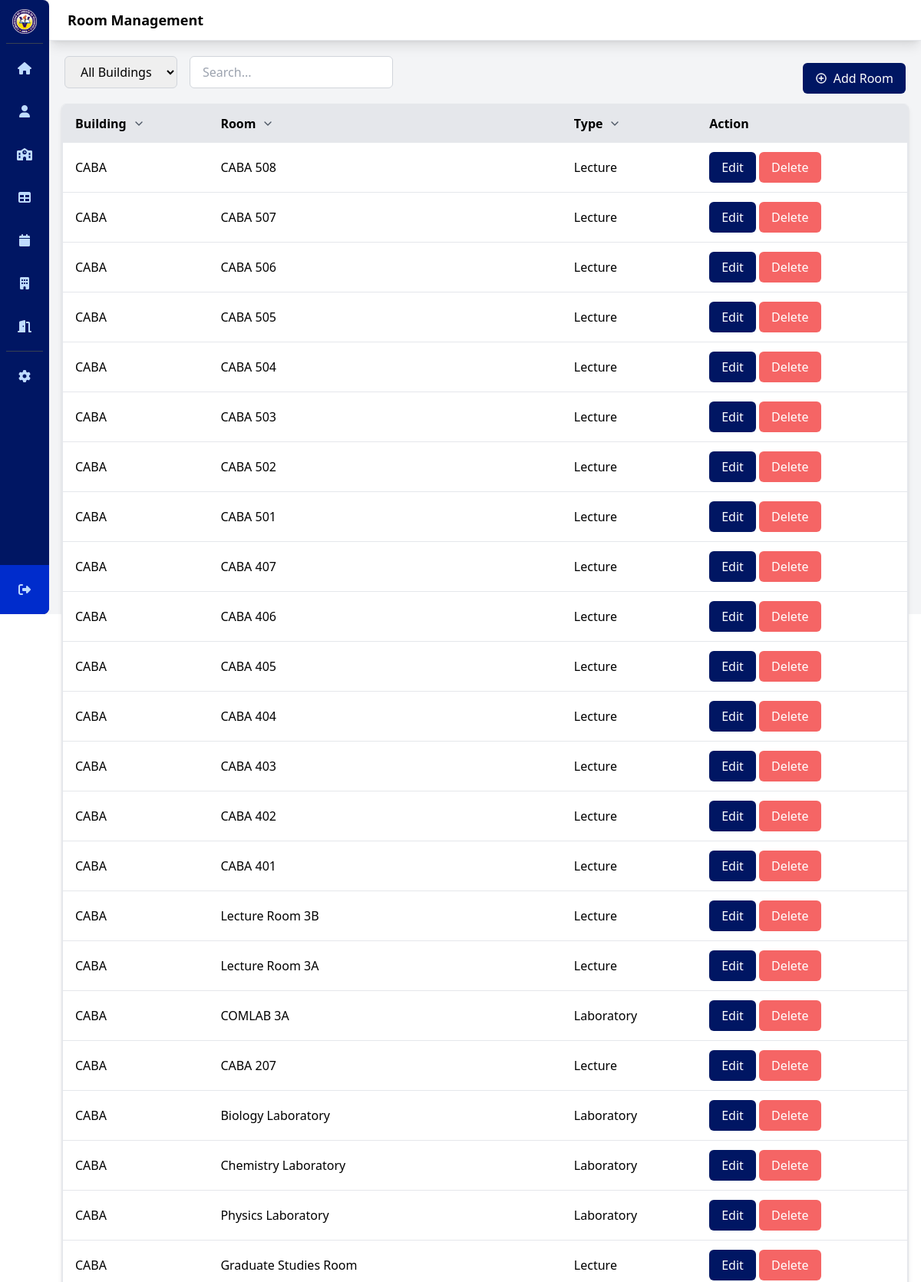
Screenshot of /roomManagement.php (signed in, upper part) with the database file from the repository.
### tables this page shows
CREATE TABLE `rooms_tbl` (
  `room_id` int(11) NOT NULL,
  `building_id` int(11) DEFAULT NULL,
  `room_name` varchar(50) NOT NULL,
  `room_type` enum('Lecture','Laboratory') NOT NULL,
  `room_status` enum('Available','Unavailable') NOT NULL,
  `created_at` timestamp NOT NULL DEFAULT current_timestamp()
);

CREATE TABLE `buildings_tbl` (
  `building_id` int(11) NOT NULL,
  `building_name` varchar(100) NOT NULL,
  `building_desc` text NOT NULL,
  `created_at` timestamp NOT NULL DEFAULT current_timestamp()
);

### roomManagement.php (the view, shortened to what this page needs)
<?php
require_once "database/config.php";
$conn = new mysqli($servername, $username, $db_password, $dbname);
$sql = "SELECT r.room_id, r.room_name, r.room_type, r.room_status, r.created_at, b.building_name
        FROM rooms_tbl r
        JOIN buildings_tbl b ON r.building_id = b.building_id
        ORDER BY room_id DESC";
$result = $conn->query($sql);
?>
<!DOCTYPE html>
<html lang="en">
<head>
    <link href="https://cdn.jsdelivr.net/npm/tailwindcss@2.2.19/dist/tailwind.min.css" rel="stylesheet">
    <link rel="stylesheet" href="css/style.css">
</head>
<body>
    <div class="flex h-screen bg-gray-100">
        <div id="sidebar-container">
            <?php include 'sidebar.php'; ?>
        </div>
        <div class="flex flex-col flex-1">
            <header class="bg-white shadow-lg">
                <div class="flex items-center justify-between px-6 py-3 border-b">
                    <h2 class="text-lg font-semibold">
                        Room Management
                    </h2>
                </div>
            </header>
            <main class="flex-1 p-4 h-screen">
                <div class="flex items-center justify-between p-1 rounded-md">
                    <div class="flex items-center space-x-4 mb-4">
                    <select id="buildingSelect" class="px-4 py-2 border border-gray-300 rounded-md" onchange="filterRooms()">
                        <option value="">All Buildings</option>
                    </select>
                    <input type="text" id="searchInput" class="px-4 py-2 border border-gray-300 rounded-md" placeholder="Search..." onkeyup="filterReservations()">
                    </div>
                    <div>
                        <button onclick="showRoomForm()" class="ml-auto px-4 py-2 bg-plv-blue text-white rounded-md flex items-center justify-center hover:bg-plv-highlight focus:outline-none focus:ring focus:ring-plv-highlight">
                            <img src="img/icons8-plus-24.png" alt="Add Account Icon" class="w-4 h-4 mr-2">
                            Add Room
                        </button>
                    </div>
                </div>
                <div class=" overflow-y-auto max-h-[calc(100vh-200px)] bg-white rounded-md shadow-md border border-gray-200">
                    <table id="roomsTable" class="min-w-full bg-white rounded-md shadow-md border border-gray-200">
                        <thead>
                            <tr class="bg-gray-200 border-b">
                                <th class="py-3 px-4 text-left cursor-pointer hover:bg-gray-100" onclick="sortTable(0)">
                                    <span class="flex items-center">Building
                                        <svg class="w-4 h-4 ml-2 text-gray-600" fill="none" viewBox="0 0 24 24" stroke="currentColor">
                                            <path stroke-linecap="round" stroke-linejoin="round" stroke-width="2" d="M6 9l6 6 6-6"></path>
                                        </svg>
                                    </span>
                                </th>
                                <th class="py-3 px-4 text-left cursor-pointer hover:bg-gray-100" onclick="sortTable(1)">
                                    <span class="flex items-center">Room
                                        <svg class="w-4 h-4 ml-2 text-gray-600" fill="none" viewBox="0 0 24 24" stroke="currentColor">
                                            <path stroke-linecap="round" stroke-linejoin="round" stroke-width="2" d="M6 9l6 6 6-6"></path>
                                        </svg>
                                    </span>
                                </th>
                                <th class="py-3 px-4 text-left cursor-pointer hover:bg-gray-100" onclick="sortTable(2)">
                                    <span class="flex items-center">Type
                                        <svg class="w-4 h-4 ml-2 text-gray-600" fill="none" viewBox="0 0 24 24" stroke="currentColor">
                                            <path stroke-linecap="round" stroke-linejoin="round" stroke-width="2" d="M6 9l6 6 6-6"></path>
                                        </svg>
                                    </span>
                                </th>
                                <th class="py-3 px-4 text-left">Action</th>
                            </tr>
                        </thead>
                        <tbody id="roomList" class="bg-white divide-y divide-gray-200">
                            <?php if ($result->num_rows > 0): ?>
                                <?php while ($row = $result->fetch_assoc()): ?>
                                    <tr>
                                        <td class="py-3 px-4"><?php echo $row["building_name"]; ?></td>
                                        <td class="py-3 px-4"><?php echo $row["room_name"]; ?></td>
                                        <td class="py-3 px-4"><?php echo $row["room_type"]; ?></td>
                                        <td class="py-3 px-4">
                                            <button onclick="editRoom(<?php echo $row['room_id']; ?>)" class="bg-plv-blue text-white rounded-md px-4 py-2 hover:bg-plv-highlight">Edit</button>
                                            <button onclick="deleteFacility(<?php echo $row['room_id']; ?>)" class="bg-red-500 text-white rounded-md px-4 py-2 hover:bg-red-600">Delete</button>
                                        </td>
                                    </tr>
                                <?php endwhile; ?>
                            <?php endif; ?>
                        </tbody>
                    </table>
                </div>
            </main>
        </div>
    </div>
</body>
</html>

### css/style.css (style rules this page uses)
html, :host { line-height: 1.5; -webkit-text-size-adjust: 100%; -moz-tab-size: 4; -o-tab-size: 4; tab-size: 4; font-family: ui-sans-serif, system-ui, sans-serif, "Apple Color Emoji", "Segoe UI Emoji", "Segoe UI Symbol", "Noto Color Emoji"; font-feature-settings: normal; font-variation-settings: normal; -webkit-tap-highlight-color: transparent; }
body { margin: 0; line-height: inherit; }
h1, h2, h3, h4, h5, h6 { font-size: inherit; font-weight: inherit; }
table { text-indent: 0; border-color: inherit; border-collapse: collapse; }
button, input, optgroup, select, textarea { font-family: inherit; font-feature-settings: inherit; font-variation-settings: inherit; font-size: 100%; font-weight: inherit; line-height: inherit; color: inherit; margin: 0; padding: 0; }
button, select { text-transform: none; }
button, [type="button"], [type="reset"], [type="submit"] { -webkit-appearance: button; background-color: transparent; background-image: none; }
blockquote, dl, dd, h1, h2, h3, h4, h5, h6, hr, figure, p, pre { margin: 0; }
input::placeholder, textarea::placeholder { opacity: 1; color: #9ca3af; }
button, [role="button"] { cursor: pointer; }
img, svg, video, canvas, audio, iframe, embed, object { display: block; vertical-align: middle; }
img, video { max-width: 100%; height: auto; }
.mb-4 { margin-bottom: 1rem; }
.ml-2 { margin-left: 0.5rem; }
.ml-auto { margin-left: auto; }
.mr-2 { margin-right: 0.5rem; }
.flex { display: flex; }
.h-4 { height: 1rem; }
.h-screen { height: 100vh; }
.max-h-\[calc\(100vh-200px\)\] { max-height: calc(100vh - 200px); }
.w-4 { width: 1rem; }
.min-w-full { min-width: 100%; }
.flex-1 { flex: 1 1 0%; }
.cursor-pointer { cursor: pointer; }
.flex-col { flex-direction: column; }
.items-center { align-items: center; }
.justify-center { justify-content: center; }
.justify-between { justify-content: space-between; }
.space-x-4 > :not([hidden]) ~ :not([hidden]) { --tw-space-x-reverse: 0; margin-right: calc(1rem * var(--tw-space-x-reverse)); margin-left: calc(1rem * calc(1 - var(--tw-space-x-reverse))); }
.divide-y > :not([hidden]) ~ :not([hidden]) { --tw-divide-y-reverse: 0; border-top-width: calc(1px * calc(1 - var(--tw-divide-y-reverse))); border-bottom-width: calc(1px * var(--tw-divide-y-reverse)); }
.divide-gray-200 > :not([hidden]) ~ :not([hidden]) { --tw-divide-opacity: 1; border-color: rgb(229 231 235 / var(--tw-divide-opacity)); }
.overflow-y-auto { overflow-y: auto; }
.rounded-md { border-radius: 0.375rem; }
.border { border-width: 1px; }
.border-b { border-bottom-width: 1px; }
.border-gray-200 { --tw-border-opacity: 1; border-color: rgb(229 231 235 / var(--tw-border-opacity)); }
.border-gray-300 { --tw-border-opacity: 1; border-color: rgb(209 213 219 / var(--tw-border-opacity)); }
.bg-gray-100 { --tw-bg-opacity: 1; background-color: rgb(243 244 246 / var(--tw-bg-opacity)); }
.bg-gray-200 { --tw-bg-opacity: 1; background-color: rgb(229 231 235 / var(--tw-bg-opacity)); }
.bg-plv-blue { --tw-bg-opacity: 1; background-color: rgb(0 22 99 / var(--tw-bg-opacity)); }
.bg-red-500 { --tw-bg-opacity: 1; background-color: rgb(239 68 68 / var(--tw-bg-opacity)); }
.bg-white { --tw-bg-opacity: 1; background-color: rgb(255 255 255 / var(--tw-bg-opacity)); }
.p-1 { padding: 0.25rem; }
.p-4 { padding: 1rem; }
.px-4 { padding-left: 1rem; padding-right: 1rem; }
.px-6 { padding-left: 1.5rem; padding-right: 1.5rem; }
.py-2 { padding-top: 0.5rem; padding-bottom: 0.5rem; }
.py-3 { padding-top: 0.75rem; padding-bottom: 0.75rem; }
.text-left { text-align: left; }
.text-lg { font-size: 1.125rem; line-height: 1.75rem; }
.font-semibold { font-weight: 600; }
.text-gray-600 { --tw-text-opacity: 1; color: rgb(75 85 99 / var(--tw-text-opacity)); }
.text-white { --tw-text-opacity: 1; color: rgb(255 255 255 / var(--tw-text-opacity)); }
.shadow-lg { --tw-shadow: 0 10px 15px -3px rgb(0 0 0 / 0.1), 0 4px 6px -4px rgb(0 0 0 / 0.1); --tw-shadow-colored: 0 10px 15px -3px var(--tw-shadow-color), 0 4px 6px -4px var(--tw-shadow-color); box-shadow: var(--tw-ring-offset-shadow, 0 0 #0000), var(--tw-ring-shadow, 0 0 #0000), var(--tw-shadow); }
.shadow-md { --tw-shadow: 0 4px 6px -1px rgb(0 0 0 / 0.1), 0 2px 4px -2px rgb(0 0 0 / 0.1); --tw-shadow-colored: 0 4px 6px -1px var(--tw-shadow-color), 0 2px 4px -2px var(--tw-shadow-color); box-shadow: var(--tw-ring-offset-shadow, 0 0 #0000), var(--tw-ring-shadow, 0 0 #0000), var(--tw-shadow); }
.bg-red-500 { background-color: #f56565; }

### rows the page displays
rooms_tbl: building.building_name "CABA", room_name "CABA 508", room_type "Lecture"
rooms_tbl: building.building_name "CABA", room_name "CABA 507", room_type "Lecture"
rooms_tbl: building.building_name "CABA", room_name "CABA 506", room_type "Lecture"
rooms_tbl: building.building_name "CABA", room_name "CABA 505", room_type "Lecture"
rooms_tbl: building.building_name "CABA", room_name "CABA 504", room_type "Lecture"
rooms_tbl: building.building_name "CABA", room_name "CABA 503", room_type "Lecture"
rooms_tbl: building.building_name "CABA", room_name "CABA 502", room_type "Lecture"
rooms_tbl: building.building_name "CABA", room_name "CABA 501", room_type "Lecture"
rooms_tbl: building.building_name "CABA", room_name "CABA 407", room_type "Lecture"
rooms_tbl: building.building_name "CABA", room_name "CABA 406", room_type "Lecture"
rooms_tbl: building.building_name "CABA", room_name "CABA 405", room_type "Lecture"
rooms_tbl: building.building_name "CABA", room_name "CABA 404", room_type "Lecture"
rooms_tbl: building.building_name "CABA", room_name "CABA 403", room_type "Lecture"
rooms_tbl: building.building_name "CABA", room_name "CABA 402", room_type "Lecture"
rooms_tbl: building.building_name "CABA", room_name "CABA 401", room_type "Lecture"
rooms_tbl: building.building_name "CABA", room_name "Lecture Room 3B", room_type "Lecture"
rooms_tbl: building.building_name "CABA", room_name "Lecture Room 3A", room_type "Lecture"
rooms_tbl: building.building_name "CABA", room_name "COMLAB 3A", room_type "Laboratory"
rooms_tbl: building.building_name "CABA", room_name "CABA 207", room_type "Lecture"
rooms_tbl: building.building_name "CABA", room_name "Biology Laboratory", room_type "Laboratory"
rooms_tbl: building.building_name "CABA", room_name "Chemistry Laboratory", room_type "Laboratory"
rooms_tbl: building.building_name "CABA", room_name "Physics Laboratory", room_type "Laboratory"
rooms_tbl: building.building_name "CABA", room_name "Graduate Studies Room", room_type "Lecture"
